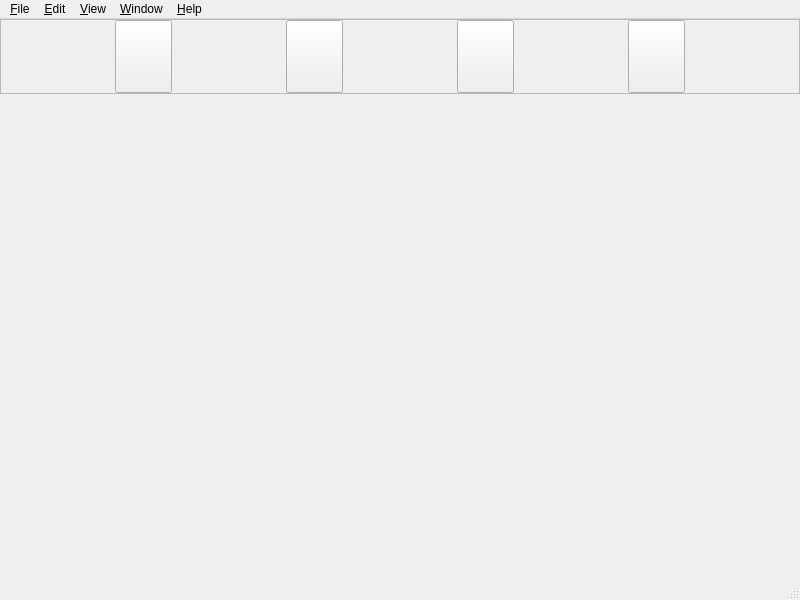
<?xml version="1.0" encoding="UTF-8"?>
<ui version="4.0">
 <class>MainWindow</class>
 <widget class="QMainWindow" name="MainWindow">
  <property name="geometry">
   <rect>
    <x>0</x>
    <y>0</y>
    <width>800</width>
    <height>600</height>
   </rect>
  </property>
  <property name="windowTitle">
   <string>MineOpt</string>
  </property>
  <widget class="QWidget" name="centralwidget">
   <layout class="QVBoxLayout" name="verticalLayout" stretch="1,7">
    <property name="spacing">
     <number>2</number>
    </property>
    <property name="leftMargin">
     <number>0</number>
    </property>
    <property name="topMargin">
     <number>0</number>
    </property>
    <property name="rightMargin">
     <number>0</number>
    </property>
    <property name="bottomMargin">
     <number>0</number>
    </property>
    <item>
     <widget class="QFrame" name="frm_page_bar">
      <property name="minimumSize">
       <size>
        <width>0</width>
        <height>75</height>
       </size>
      </property>
      <property name="frameShape">
       <enum>QFrame::StyledPanel</enum>
      </property>
      <property name="frameShadow">
       <enum>QFrame::Raised</enum>
      </property>
      <layout class="QHBoxLayout" name="horizontalLayout" stretch="10,5,10,5,10,5,10,5,10">
       <property name="spacing">
        <number>0</number>
       </property>
       <property name="leftMargin">
        <number>0</number>
       </property>
       <property name="topMargin">
        <number>0</number>
       </property>
       <property name="rightMargin">
        <number>0</number>
       </property>
       <property name="bottomMargin">
        <number>0</number>
       </property>
       <item>
        <spacer name="horizontalSpacer">
         <property name="orientation">
          <enum>Qt::Horizontal</enum>
         </property>
         <property name="sizeHint" stdset="0">
          <size>
           <width>40</width>
           <height>20</height>
          </size>
         </property>
        </spacer>
       </item>
       <item>
        <widget class="QToolButton" name="btn_data_entry">
         <property name="sizePolicy">
          <sizepolicy hsizetype="Preferred" vsizetype="Preferred">
           <horstretch>0</horstretch>
           <verstretch>0</verstretch>
          </sizepolicy>
         </property>
         <property name="maximumSize">
          <size>
           <width>16777215</width>
           <height>16777215</height>
          </size>
         </property>
         <property name="styleSheet">
          <string notr="true"/>
         </property>
         <property name="text">
          <string/>
         </property>
         <property name="iconSize">
          <size>
           <width>32</width>
           <height>32</height>
          </size>
         </property>
         <property name="checkable">
          <bool>true</bool>
         </property>
        </widget>
       </item>
       <item>
        <spacer name="horizontalSpacer_2">
         <property name="orientation">
          <enum>Qt::Horizontal</enum>
         </property>
         <property name="sizeHint" stdset="0">
          <size>
           <width>40</width>
           <height>20</height>
          </size>
         </property>
        </spacer>
       </item>
       <item>
        <widget class="QToolButton" name="btn_display">
         <property name="sizePolicy">
          <sizepolicy hsizetype="Preferred" vsizetype="Preferred">
           <horstretch>0</horstretch>
           <verstretch>0</verstretch>
          </sizepolicy>
         </property>
         <property name="maximumSize">
          <size>
           <width>16777215</width>
           <height>16777215</height>
          </size>
         </property>
         <property name="styleSheet">
          <string notr="true"/>
         </property>
         <property name="text">
          <string/>
         </property>
         <property name="iconSize">
          <size>
           <width>32</width>
           <height>32</height>
          </size>
         </property>
         <property name="checkable">
          <bool>true</bool>
         </property>
        </widget>
       </item>
       <item>
        <spacer name="horizontalSpacer_3">
         <property name="orientation">
          <enum>Qt::Horizontal</enum>
         </property>
         <property name="sizeHint" stdset="0">
          <size>
           <width>40</width>
           <height>20</height>
          </size>
         </property>
        </spacer>
       </item>
       <item>
        <widget class="QToolButton" name="btn_parameter">
         <property name="sizePolicy">
          <sizepolicy hsizetype="Preferred" vsizetype="Preferred">
           <horstretch>0</horstretch>
           <verstretch>0</verstretch>
          </sizepolicy>
         </property>
         <property name="maximumSize">
          <size>
           <width>16777215</width>
           <height>16777215</height>
          </size>
         </property>
         <property name="styleSheet">
          <string notr="true"/>
         </property>
         <property name="text">
          <string/>
         </property>
         <property name="iconSize">
          <size>
           <width>32</width>
           <height>32</height>
          </size>
         </property>
         <property name="checkable">
          <bool>true</bool>
         </property>
        </widget>
       </item>
       <item>
        <spacer name="horizontalSpacer_4">
         <property name="orientation">
          <enum>Qt::Horizontal</enum>
         </property>
         <property name="sizeHint" stdset="0">
          <size>
           <width>40</width>
           <height>20</height>
          </size>
         </property>
        </spacer>
       </item>
       <item>
        <widget class="QToolButton" name="btn_data_analysis">
         <property name="sizePolicy">
          <sizepolicy hsizetype="Preferred" vsizetype="Preferred">
           <horstretch>0</horstretch>
           <verstretch>0</verstretch>
          </sizepolicy>
         </property>
         <property name="maximumSize">
          <size>
           <width>16777215</width>
           <height>16777215</height>
          </size>
         </property>
         <property name="styleSheet">
          <string notr="true"/>
         </property>
         <property name="text">
          <string/>
         </property>
         <property name="iconSize">
          <size>
           <width>32</width>
           <height>32</height>
          </size>
         </property>
         <property name="checkable">
          <bool>true</bool>
         </property>
        </widget>
       </item>
       <item>
        <spacer name="horizontalSpacer_5">
         <property name="orientation">
          <enum>Qt::Horizontal</enum>
         </property>
         <property name="sizeHint" stdset="0">
          <size>
           <width>40</width>
           <height>20</height>
          </size>
         </property>
        </spacer>
       </item>
      </layout>
     </widget>
    </item>
    <item>
     <widget class="QStackedWidget" name="stwgt_cur_page"/>
    </item>
   </layout>
  </widget>
  <widget class="QMenuBar" name="menubar">
   <property name="geometry">
    <rect>
     <x>0</x>
     <y>0</y>
     <width>800</width>
     <height>21</height>
    </rect>
   </property>
   <widget class="QMenu" name="menuFile">
    <property name="title">
     <string>&amp;File</string>
    </property>
    <addaction name="action_Open"/>
    <addaction name="action_Save"/>
    <addaction name="actionSave_As"/>
    <addaction name="separator"/>
    <addaction name="actionExit"/>
   </widget>
   <widget class="QMenu" name="menuView">
    <property name="title">
     <string>&amp;Edit</string>
    </property>
   </widget>
   <widget class="QMenu" name="menuWindow">
    <property name="title">
     <string>&amp;View</string>
    </property>
   </widget>
   <widget class="QMenu" name="menuWindow_2">
    <property name="title">
     <string>&amp;Window</string>
    </property>
   </widget>
   <widget class="QMenu" name="menuHelp">
    <property name="title">
     <string>&amp;Help</string>
    </property>
   </widget>
   <addaction name="menuFile"/>
   <addaction name="menuView"/>
   <addaction name="menuWindow"/>
   <addaction name="menuWindow_2"/>
   <addaction name="menuHelp"/>
  </widget>
  <widget class="QStatusBar" name="statusbar"/>
  <action name="action_Open">
   <property name="text">
    <string>&amp;Open</string>
   </property>
   <property name="shortcut">
    <string>Ctrl+O</string>
   </property>
  </action>
  <action name="action_Save">
   <property name="text">
    <string>&amp;Save</string>
   </property>
   <property name="shortcut">
    <string>Ctrl+S</string>
   </property>
  </action>
  <action name="actionSave_As">
   <property name="text">
    <string>Save &amp;As ...</string>
   </property>
   <property name="shortcut">
    <string>Ctrl+Shift+S</string>
   </property>
  </action>
  <action name="actionExit">
   <property name="text">
    <string>E&amp;xit</string>
   </property>
   <property name="shortcut">
    <string>Ctrl+Q</string>
   </property>
  </action>
 </widget>
 <resources/>
 <connections/>
</ui>
